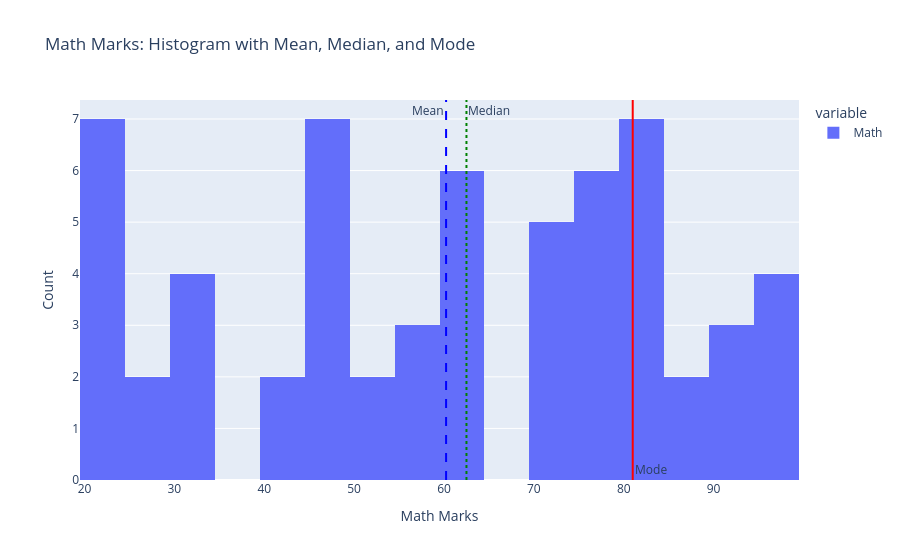

Notebook source saved alongside this figure:
### Code cell
# Calculate mean, median, mode for 'Math'
mean_val = data['Math'].mean()
median_val = data['Math'].median()
mode_val = data['Math'].mode()[0]  # take first mode in case of multiple
print(mean_val)
print(median_val)
print(mode_val)

# Create histogram
fig = px.histogram(data_frame=data, x=['Math'], nbins=20, title='Math Marks: Histogram with Mean, Median, and Mode')

# Add vertical lines
fig.add_vline(x=mean_val, line_dash='dash', line_color='blue', annotation_text='Mean', annotation_position='top left')
fig.add_vline(x=median_val, line_dash='dot', line_color='green', annotation_text='Median', annotation_position='top right')
fig.add_vline(x=mode_val, line_dash='solid', line_color='red', annotation_text='Mode', annotation_position='bottom right')

# Show the plot
fig.update_layout(xaxis_title='Math Marks', yaxis_title='Count')
fig.show()

### Figure 1 — Plotly figure (JSON) as saved in the notebook; plotly's stock layout.template omitted (floating-point values rounded to 4 significant figures)
{"data": [{"bingroup": "x", "hovertemplate": "variable=Math<br>value=%{x}<br>count=%{y}<extra></extra>", "legendgroup": "Math", "marker": {"color": "#636efa", "pattern": {"shape": ""}}, "name": "Math", "nbinsx": 20, "orientation": "v", "showlegend": true, "type": "histogram", "x": [98, 34, 61, 96, 70, 82, 71, 23, 42, 34, 62, 48, 55, 32, 51, 90, 78, 47, 85, 61, 64, 81, 76, 25, 47, 47, 63, 49, 81, 94, 81, 20, 46, 81, 96, 22, 89, 91, 46, 28, 81, 56, 70, 63, 43, 98, 78, 51, 71, 81, 77, 71, 31, 58, 21, 22, 75, 78, 21, 21], "xaxis": "x", "yaxis": "y"}], "layout": {"annotations": [{"showarrow": false, "text": "Mean", "x": 60.23, "xanchor": "right", "xref": "x", "y": 1, "yanchor": "top", "yref": "y domain"}, {"showarrow": false, "text": "Median", "x": 62.5, "xanchor": "left", "xref": "x", "y": 1, "yanchor": "top", "yref": "y domain"}, {"showarrow": false, "text": "Mode", "x": 81, "xanchor": "left", "xref": "x", "y": 0, "yanchor": "bottom", "yref": "y domain"}], "barmode": "relative", "legend": {"title": {"text": "variable"}, "tracegroupgap": 0}, "shapes": [{"line": {"color": "blue", "dash": "dash"}, "type": "line", "x0": 60.23, "x1": 60.23, "xref": "x", "y0": 0, "y1": 1, "yref": "y domain"}, {"line": {"color": "green", "dash": "dot"}, "type": "line", "x0": 62.5, "x1": 62.5, "xref": "x", "y0": 0, "y1": 1, "yref": "y domain"}, {"line": {"color": "red", "dash": "solid"}, "type": "line", "x0": 81, "x1": 81, "xref": "x", "y0": 0, "y1": 1, "yref": "y domain"}], "title": {"text": "Math Marks: Histogram with Mean, Median, and Mode"}, "xaxis": {"anchor": "y", "domain": [0, 1], "title": {"text": "Math Marks"}}, "yaxis": {"anchor": "x", "domain": [0, 1], "title": {"text": "Count"}}}}
